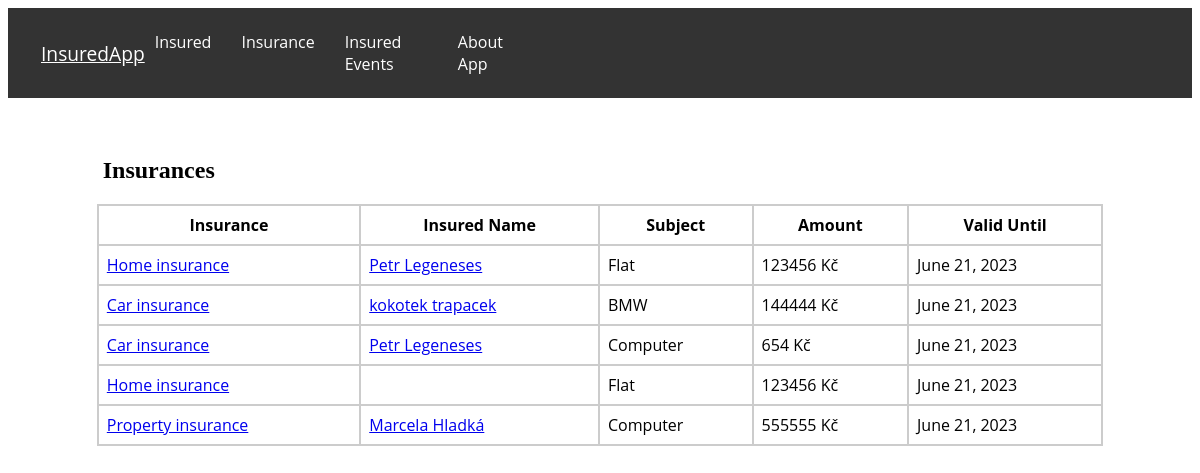
/insurances/, run on the app's committed database.
### evidence/models.py (models this page shows, shortened)
class Insurance(models.Model):
    INSURANCE_TYPE = (
        ('home', 'Home insurance'),
        ('car', 'Car insurance'),
        ('property', 'Property insurance'),
    )
    insurance = models.ManyToManyField(Insured, related_name='insurance')
    type = models.CharField(max_length=32, choices=INSURANCE_TYPE)
    subject = models.CharField(max_length=32)
    amount = models.IntegerField()
    valid_from = models.DateField()
    valid_until = models.DateField()

### evidence/views.py (the view)
# urls.py: path('insurances/', views.insurances, name='insurances'),
def insurances(request):
    insurances = Insurance.objects.all()
    for insurance in insurances:
        insured_names = [f"{insured.first_name} {insured.last_name}" for insured in insurance.insurance.all()]
        insurance.insured_names = ", ".join(insured_names)
    return render(request, 'insurances.html', {'insurances': insurances})

### evidence/templates/insurances.html (shortened to what this page needs)
{% extends 'base.html' %}
{% block content %}
  <h2 class="insurances-h">Insurances</h2>
  <table class="insurances-table">
    <thead>
      <tr>
        <th>Insurance</th>
        <th>Insured Name</th>
        <th>Subject</th>
        <th>Amount</th>
        <th>Valid Until</th>
      </tr>
    </thead>
    <tbody>
      {% for insurance in insurances %}
        <tr>
          <td><a href="{% url 'insurance_detail' insurance_id=insurance.id %}">{{ insurance.get_type_display }}</a></td>
          <td><a href="{% url 'insured_detail' insured_id=insurance.insurance.first.id %}">{{ insurance.insured_names }}</a></td>
          <td>{{ insurance.subject }}</td>
          <td>{{ insurance.amount }} Kč</td>
          <td>{{ insurance.valid_until }}</td>
        </tr>
      {% endfor %}
    </tbody>
  </table>
{% endblock %}

### static/css/style.css (style rules this page uses)
.insured-h, .insurances-h { margin-top: 5%; margin-left: 8%; }
.insured-table, .policies-table, .insurances-table { width: 85%; margin-top: 20px; margin-left: auto; margin-right: auto; border-collapse: collapse; font-family: 'Open Sans', sans-serif; }
.insured-table th, .insured-table td, .policies-table th, .policies-table td, .insurances-table th, .insurances-table td { padding: 8px; border: 2px solid #ccc; }

### data on the page
Insurance: type "Home insurance", insured_names "Petr Legeneses", subject "Flat", amount "123456", valid_until "June 21, 2023"
Insurance: type "Car insurance", insured_names "kokotek trapacek", subject "BMW", amount "144444", valid_until "June 21, 2023"
Insurance: type "Car insurance", insured_names "Petr Legeneses", subject "Computer", amount "654", valid_until "June 21, 2023"
Insurance: type "Home insurance", subject "Flat", amount "123456", valid_until "June 21, 2023"
Insurance: type "Property insurance", insured_names "Marcela Hladká", subject "Computer", amount "555555", valid_until "June 21, 2023"
